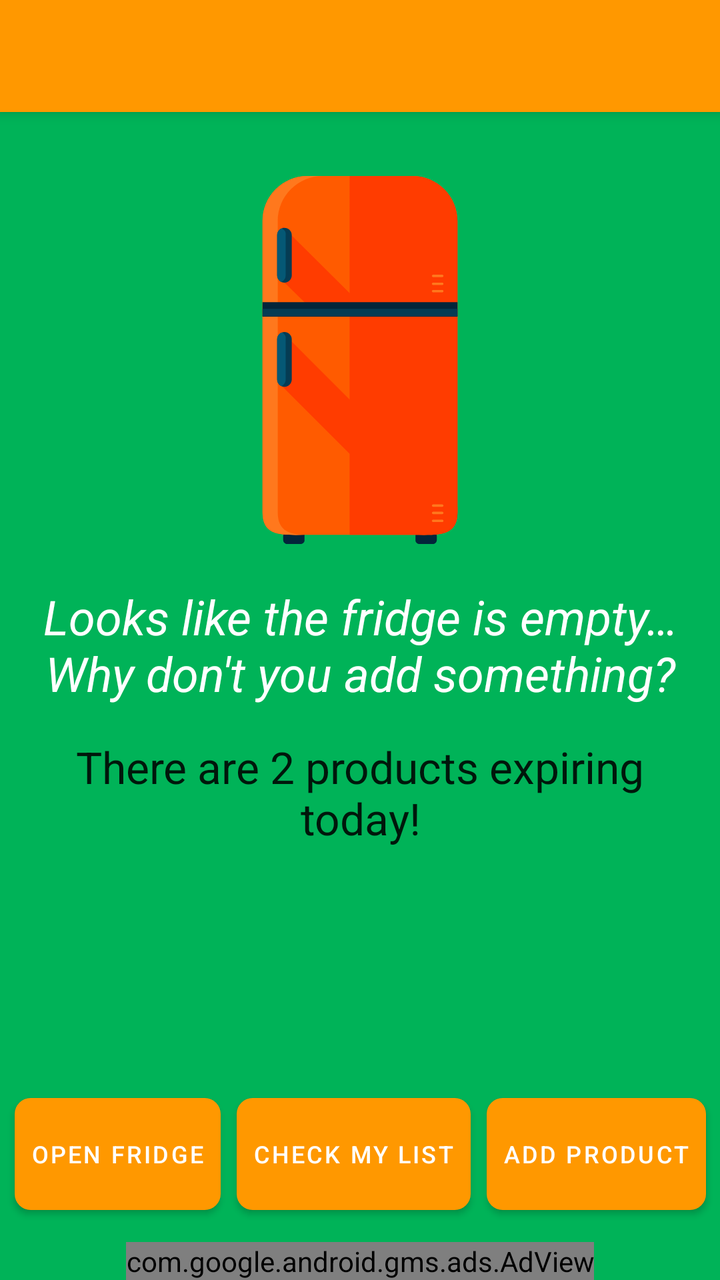
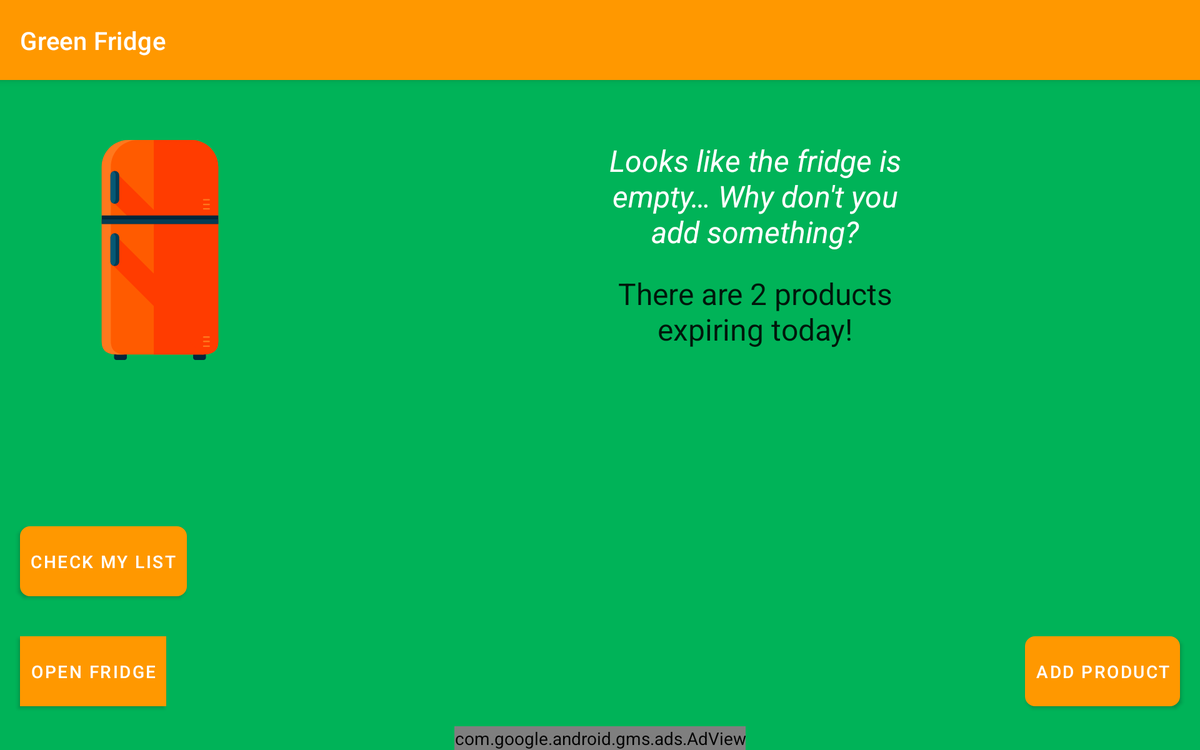

Two renders of one Android screen. The first uses the default layout on a phone; the second uses the alternative layout the repository ships for a different screen configuration, on a matching device. The two XML files are below.
<!-- AndroidManifest.xml: application theme AppTheme -->
<!-- res/layout/activity_main.xml -->
<?xml version="1.0" encoding="utf-8"?>
<androidx.constraintlayout.widget.ConstraintLayout
    xmlns:android="http://schemas.android.com/apk/res/android"
    xmlns:app="http://schemas.android.com/apk/res-auto"
    xmlns:tools="http://schemas.android.com/tools"
    android:layout_width="match_parent"
    android:layout_height="match_parent"
    android:background="@color/background"
    tools:context="com.georgeampartzidis.georgeampartzidis.greenfridge.MainActivity">

    <androidx.appcompat.widget.Toolbar
        android:id="@+id/toolbar"
        style="@style/toolbar"
        app:titleTextColor="@android:color/white"
        app:layout_constraintStart_toStartOf="parent"
        app:layout_constraintEnd_toEndOf="parent"
        app:layout_constraintTop_toTopOf="parent"/>

    <ImageView
        android:id="@+id/fridge"
        android:layout_width="240dp"
        android:layout_height="240dp"
        android:layout_marginEnd="8dp"
        android:layout_marginStart="8dp"
        android:layout_marginTop="32dp"
        android:paddingTop="?attr/actionBarSize"
        app:layout_constraintEnd_toEndOf="parent"
        app:layout_constraintLeft_toLeftOf="parent"
        app:layout_constraintRight_toRightOf="parent"
        app:layout_constraintStart_toStartOf="parent"
        app:layout_constraintTop_toTopOf="parent"
        app:srcCompat="@drawable/ic_fridge" />

    <TextView
        android:id="@+id/tv_fridge_content"
        android:layout_width="match_parent"
        android:layout_height="wrap_content"
        android:layout_marginTop="12dp"
        android:gravity="center_horizontal"
        android:padding="8dp"
        android:text="@string/empty_fridge"
        android:textAppearance="@style/TextAppearance.AppCompat.Headline"
        android:textStyle="italic"
        app:layout_constraintEnd_toEndOf="parent"
        app:layout_constraintHorizontal_bias="0.0"
        app:layout_constraintLeft_toLeftOf="parent"
        app:layout_constraintRight_toRightOf="parent"
        app:layout_constraintStart_toStartOf="parent"
        app:layout_constraintTop_toBottomOf="@+id/fridge" />

    <TextView
        android:id="@+id/tv_expiring_products"
        android:layout_width="wrap_content"
        android:layout_height="wrap_content"
        android:layout_marginEnd="8dp"
        android:layout_marginStart="8dp"
        android:layout_marginTop="8dp"
        android:paddingStart="8dp"
        android:paddingEnd="8dp"
        android:textAppearance="@style/TextAppearance.AppCompat.Large.Inverse"
        android:gravity="center"
        app:layout_constraintEnd_toEndOf="parent"
        app:layout_constraintLeft_toLeftOf="parent"
        app:layout_constraintRight_toRightOf="parent"
        app:layout_constraintStart_toStartOf="parent"
        app:layout_constraintTop_toBottomOf="@+id/tv_fridge_content"
        tools:text="There are 2 products expiring today!" />

    <Button
        android:id="@+id/bt_open_fridge"
        style="@style/button"
        android:layout_marginStart="8dp"
        android:onClick="openFridge"
        android:text="@string/open_fridge"
        android:textSize="12sp"
        app:layout_constraintBottom_toBottomOf="@+id/bt_add_product"
        app:layout_constraintStart_toStartOf="parent"
        app:layout_constraintEnd_toStartOf="@id/bt_open_shopping_list"
        app:layout_constraintTop_toTopOf="@+id/bt_add_product" />

    <Button
        android:id="@+id/bt_open_shopping_list"
        style="@style/button"
        android:onClick="openShoppingList"
        android:text="@string/check_list"
        android:textSize="12sp"
        android:layout_marginStart="8dp"
        android:layout_marginEnd="8dp"
        app:layout_constraintBottom_toBottomOf="@id/bt_add_product"
        app:layout_constraintStart_toEndOf="@id/bt_open_fridge"
        app:layout_constraintEnd_toStartOf="@id/bt_add_product"/>

    <Button
        android:id="@+id/bt_add_product"
        style="@style/button"
        android:onClick="addProductActivity"
        android:text="@string/add_product"
        android:textSize="12sp"
        app:layout_constraintBottom_toTopOf="@id/adView"
        app:layout_constraintRight_toRightOf="parent"
        app:layout_constraintStart_toEndOf="@id/bt_open_shopping_list"
        app:layout_constraintEnd_toEndOf="parent"
        android:layout_marginEnd="8dp"
        android:layout_marginBottom="16dp"
        app:srcCompat="@drawable/ic_add_white_24px" />

    <com.google.android.gms.ads.AdView
        xmlns:ads="http://schemas.android.com/apk/res-auto"
        android:id="@+id/adView"
        android:layout_width="wrap_content"
        android:layout_height="wrap_content"
        android:layout_centerHorizontal='true'
        app:layout_constraintBottom_toBottomOf="parent"
        app:layout_constraintStart_toStartOf="parent"
        app:layout_constraintEnd_toEndOf="parent"
        ads:adSize="BANNER" />

</androidx.constraintlayout.widget.ConstraintLayout>
<!-- resources referenced by this layout -->
<resources>
  <color name="background">#00B358</color>
  <!-- drawable ic_fridge: vector/xml drawable (drawable, 3519 chars, omitted) -->
  <string name="add_product">Add product</string>
  <string name="check_list">check my list</string>
  <string name="empty_fridge">Looks like the fridge is empty… Why don\'t you add something?</string>
  <string name="open_fridge">open fridge</string>
  <style name="button">
          <item name="android:layout_width">wrap_content</item>
          <item name="android:layout_height">56dp</item>
          <item name="android:elevation">8dp</item>
          <item name="android:padding">8dp</item>
          <item name="android:textColor">@android:color/white</item>
          <item name="android:background">@drawable/rounded_shape</item>
      </style>
  <style name="toolbar">
          <item name="android:layout_width">match_parent</item>
          <item name="android:layout_height">?attr/actionBarSize</item>
          <item name="android:background">@color/colorPrimary</item>
          <item name="android:elevation">4dp</item>
          <item name="theme">@style/ActionBar.GreenFridge</item>
          <item name="android:popupTheme">@style/ThemeOverlay.AppCompat.Light</item>
      </style>
  <style name="AppTheme" parent="Theme.MaterialComponents.NoActionBar">
          
          <item name="colorPrimary">@color/colorPrimary</item>
          <item name="colorPrimaryDark">@color/colorPrimaryDark</item>
          <item name="colorAccent">@color/colorAccent</item>
      </style>
  <!-- drawable rounded_shape (drawable) -->
  <?xml version="1.0" encoding="utf-8"?>
  <shape xmlns:android="http://schemas.android.com/apk/res/android"
      android:shape="rectangle">
  
      <solid
          android:color="@color/colorButton"/>
      <corners
          android:radius="8dp"/>
  
  </shape>
  <color name="colorPrimary">#FF9800</color>
  <style name="ActionBar.GreenFridge" parent="@style/AppTheme">
          <item name="android:displayOptions">useLogo|showHome</item>
          <item name="android:logo">@mipmap/ic_launcher_round</item>
          <item name="colorControlNormal">@android:color/white</item>
      </style>
  <color name="colorPrimaryDark">#E65100</color>
  <color name="colorAccent">#0000EE</color>
  <color name="colorButton">#FF5900</color>
</resources>
<!-- res/layout-sw600dp-land/activity_main.xml (the repository's variant of the layout above) -->
<!-- drawn on a 7-inch tablet turned sideways -->
<?xml version="1.0" encoding="utf-8"?>
<androidx.constraintlayout.widget.ConstraintLayout xmlns:android="http://schemas.android.com/apk/res/android"
    xmlns:app="http://schemas.android.com/apk/res-auto"
    xmlns:tools="http://schemas.android.com/tools"
    android:layout_width="match_parent"
    android:layout_height="match_parent"
    android:background="@color/background"
    tools:context="com.georgeampartzidis.georgeampartzidis.greenfridge.MainActivity">

    <androidx.appcompat.widget.Toolbar
        android:id="@+id/toolbar"
        android:layout_width="match_parent"
        android:layout_height="?attr/actionBarSize"
        android:background="@color/colorPrimary"
        android:elevation="4dp"
        android:theme="@style/ActionBar.GreenFridge"
        app:popupTheme="@style/ThemeOverlay.AppCompat.Light"
        app:title="@string/app_name"
        app:titleTextColor="@android:color/white" />

    <ImageView
        android:id="@+id/fridge"
        android:layout_width="240dp"
        android:layout_height="240dp"
        android:layout_marginEnd="8dp"
        android:layout_marginStart="8dp"
        android:layout_marginTop="48dp"
        android:paddingTop="?attr/actionBarSize"
        app:layout_constraintLeft_toLeftOf="parent"
        app:layout_constraintStart_toStartOf="parent"
        app:layout_constraintTop_toTopOf="parent"
        app:srcCompat="@drawable/ic_fridge" />


    <Button
        android:id="@+id/bt_add_product"
        android:layout_width="wrap_content"
        android:layout_height="56dp"
        android:layout_margin="16dp"
        android:clickable="true"
        style="@style/button"
        android:onClick="addProductActivity"
       android:text="@string/add_product"
        app:layout_constraintBottom_toBottomOf="parent"
        app:layout_constraintBottom_toTopOf="@id/adView"
        app:layout_constraintRight_toRightOf="parent"
        app:srcCompat="@drawable/ic_add_white_24px" />

    <TextView
        android:id="@+id/tv_fridge_content"
        android:layout_width="240dp"
        android:layout_height="wrap_content"
        android:layout_marginTop="?attr/actionBarSize"
        android:gravity="center_horizontal"
        android:text="@string/empty_fridge"
        android:textAppearance="@style/TextAppearance.AppCompat.Headline"
        android:textSize="24sp"
        android:textStyle="italic"
        app:layout_constraintLeft_toRightOf="@id/fridge"
        app:layout_constraintRight_toRightOf="parent"
        app:layout_constraintTop_toTopOf="@id/fridge" />

    <TextView
        android:id="@+id/tv_expiring_products"
        android:layout_width="240dp"
        android:layout_height="wrap_content"
        android:layout_marginBottom="8dp"
        android:layout_marginTop="16dp"
        android:gravity="center_horizontal"
        android:textAppearance="@style/TextAppearance.AppCompat.Large.Inverse"
        android:textSize="24sp"
        app:layout_constraintBottom_toBottomOf="@+id/fridge"
        app:layout_constraintLeft_toLeftOf="@id/tv_fridge_content"
        app:layout_constraintRight_toRightOf="@id/tv_fridge_content"
        app:layout_constraintTop_toBottomOf="@+id/tv_fridge_content"
        tools:text="There are 2 products expiring today!" />

    <Button
        android:id="@+id/bt_open_shopping_list"
        style="@style/button"
        android:layout_marginBottom="32dp"
        android:layout_marginLeft="16dp"
        android:onClick="openShoppingList"
        android:text="@string/check_list"
        app:layout_constraintBottom_toTopOf="@id/bt_open_fridge"
        app:layout_constraintStart_toStartOf="parent" />

    <Button
        android:id="@+id/bt_open_fridge"
        android:layout_width="wrap_content"
        android:layout_height="56dp"
        android:layout_marginLeft="16dp"
        android:background="@color/colorButton"
        android:elevation="8dp"
        android:onClick="openFridge"
        android:padding="8dp"
        android:text="Open Fridge"
        android:textColor="@android:color/white"
        app:layout_constraintBottom_toBottomOf="@+id/bt_add_product"
        app:layout_constraintStart_toStartOf="parent"
        app:layout_constraintTop_toTopOf="@+id/bt_add_product" />

    <com.google.android.gms.ads.AdView
        xmlns:ads="http://schemas.android.com/apk/res-auto"
        android:id="@+id/adView"
        android:layout_width="wrap_content"
        android:layout_height="wrap_content"
        android:layout_centerHorizontal='true'
        app:layout_constraintBottom_toBottomOf="parent"
        app:layout_constraintStart_toStartOf="parent"
        app:layout_constraintEnd_toEndOf="parent"
        ads:adSize="BANNER"
        ads:adUnitId="@string/ad_unit_id"/>

</androidx.constraintlayout.widget.ConstraintLayout>
<!-- resources referenced by the variant -->
<!-- as a 7-inch tablet turned sideways resolves them -->
<resources>
  <color name="background">#00B358</color>
  <color name="colorButton">#FF5900</color>
  <color name="colorPrimary">#FF9800</color>
  <!-- drawable ic_fridge: vector/xml drawable (drawable, 3519 chars, omitted) -->
  <string name="ad_unit_id">ca-app-pub-3940256099942544/6300978111</string>
  <string name="add_product">Add product</string>
  <string name="app_name">Green Fridge</string>
  <string name="check_list">check my list</string>
  <string name="empty_fridge">Looks like the fridge is empty… Why don\'t you add something?</string>
  <style name="ActionBar.GreenFridge" parent="@style/AppTheme">
          <item name="android:displayOptions">useLogo|showHome</item>
          <item name="android:logo">@mipmap/ic_launcher_round</item>
          <item name="colorControlNormal">@android:color/white</item>
      </style>
  <style name="button">
          <item name="android:layout_width">wrap_content</item>
          <item name="android:layout_height">56dp</item>
          <item name="android:elevation">8dp</item>
          <item name="android:padding">8dp</item>
          <item name="android:textColor">@android:color/white</item>
          <item name="android:background">@drawable/rounded_shape</item>
      </style>
  <style name="AppTheme" parent="Theme.MaterialComponents.NoActionBar">
          
          <item name="colorPrimary">@color/colorPrimary</item>
          <item name="colorPrimaryDark">@color/colorPrimaryDark</item>
          <item name="colorAccent">@color/colorAccent</item>
      </style>
  <!-- drawable rounded_shape (drawable) -->
  <?xml version="1.0" encoding="utf-8"?>
  <shape xmlns:android="http://schemas.android.com/apk/res/android"
      android:shape="rectangle">
  
      <solid
          android:color="@color/colorButton"/>
      <corners
          android:radius="8dp"/>
  
  </shape>
  <color name="colorPrimaryDark">#E65100</color>
  <color name="colorAccent">#0000EE</color>
</resources>
